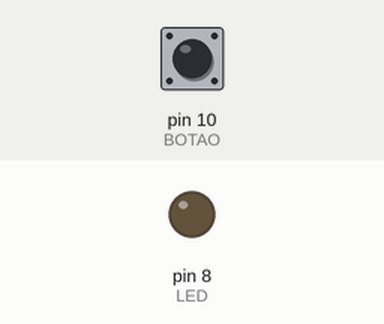
Simulated run of this sketch. Board: Arduino Uno, built with avr-gcc and run on an emulated ATmega328P. Shown: output pins drawn as LEDs (lit = HIGH). Inputs (shaded band) come from the test bench; at power-on: pin 10 (BOTAO) LOW.

Above: at 1.2 s.
1.3 s: pin 10 (BOTAO) pulled HIGH for 0.15 s
At 1.37 s:
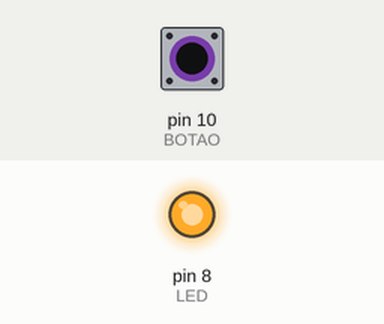
2.9 s: pin 10 (BOTAO) pulled HIGH for 3.2 s
At 7.3 s:
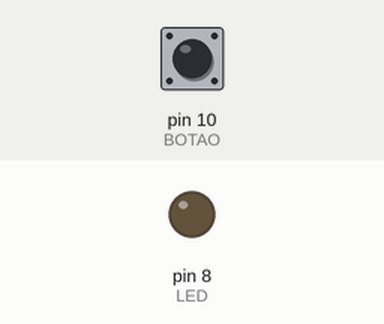
Timing chart, 0 to 8.8 s (numbered marks = the images above; inputs shaded):
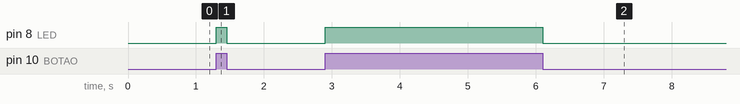

Measured:
- after the input at 1.3 s, pin 8 (LED): LOW → HIGH at once, → LOW 0.15 s later
- after the input at 2.9 s, pin 8 (LED): LOW → HIGH at once, → LOW 3.2 s later

The sketch:

04_BOTAO_LED.ino
```cpp
/*
 *  Nome: Guilherme Fabiano Terra da Silva
 *  Liga LED somente enquanto está pressionado
 *
 */

#define LED 8
#define BOTAO 10

void setup() {
  // put your setup code here, to run once:
  pinMode(LED, OUTPUT);
  pinMode(BOTAO, INPUT);

  digitalWrite(LED, 0);
}

void loop() {
  // put your main code here, to run repeatedly:
  if(digitalRead(BOTAO) == HIGH){

    digitalWrite(LED, 1);

  }else{

    digitalWrite(LED, 0);

  }

}
```
